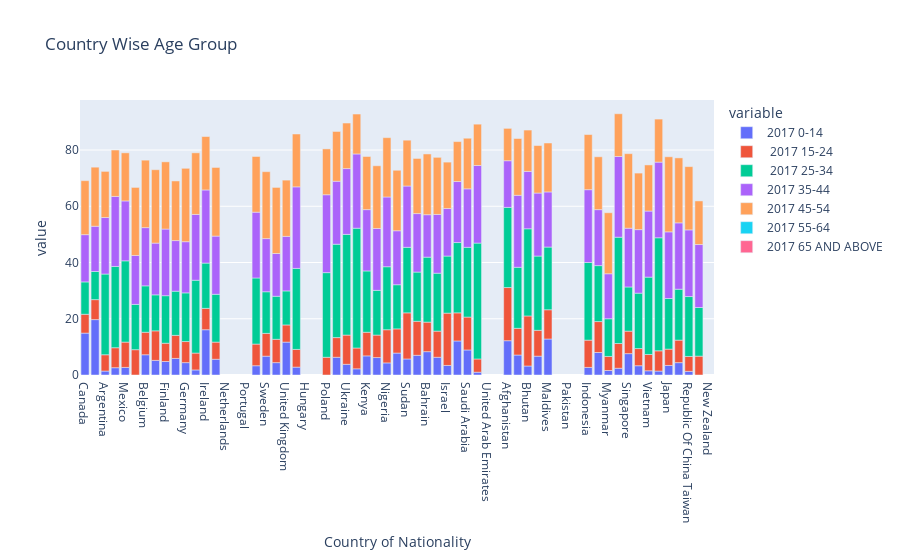

Write notebook code for a chart like this one.
### Code cell
cols = ['2017 0-14', ' 2017 15-24', ' 2017 25-34', '2017 35-44', '2017 45-54',
       '2017 55-64', '2017 65 AND ABOVE']
px.bar(df, df.index, cols,title='Country Wise Age Group')

### Figure 1 — Plotly figure (JSON) as saved in the notebook; plotly's stock layout.template omitted (floating-point values rounded to 4 significant figures)
{"data": [{"alignmentgroup": "True", "hovertemplate": "variable=2017 0-14<br>Country of Nationality=%{x}<br>value=%{y}<extra></extra>", "legendgroup": "2017 0-14", "marker": {"color": "#636efa", "pattern": {"shape": ""}}, "name": "2017 0-14", "offsetgroup": "2017 0-14", "orientation": "v", "showlegend": true, "textposition": "auto", "type": "bar", "x": ["Canada", "United States Of America", "Argentina", "Brazil", "Mexico", "Austria", "Belgium", "Denmark", "Finland", "France", "Germany", "Greece", "Ireland", "Italy", "Netherlands", "Norway", "Portugal", "Spain", "Sweden", "Switzerland", "United Kingdom", "Czech Rep.", "Hungary", "Kazakhstan", "Poland", "Russian Federation", "Ukraine", "Egypt", "Kenya", "Mauritius", "Nigeria", "South Africa", "Sudan", "Tanzania", "Bahrain", "Iraq", "Israel", "Oman", "Saudi Arabia", "Turkey", "United Arab Emirates", "Yemen", "Afghanistan", "Bangladesh", "Bhutan", "Iran", "Maldives", "Nepal", "Pakistan", "Sri Lanka", "Indonesia", "Malaysia", "Myanmar", "Philippines", "Singapore", "Thailand", "Vietnam", "China", "Japan", "Korea (Republic Of ", "Republic Of China Taiwan", "Australia", "New Zealand"], "xaxis": "x", "y": [14.9, 19.7, 1.4, 2.6, 2.7, null, 7.2, 5.2, 4.8, 5.9, 4.4, 1.8, 16.1, 5.6, null, null, null, 3.3, 6.7, 4.4, 11.7, 2.8, null, null, null, 6.3, 3.8, 2.2, 6.8, 6.2, 4.3, 7.8, 5.7, 7, 8.3, 6.3, 3.4, 12.1, 8.9, 1, null, null, 12.2, 7.1, 3.2, 6.7, 12.8, null, null, null, 2.7, 8, 1.6, 2.4, 7.6, 3.3, 1.5, 1.4, 3.4, 4.4, 1.3, null, null], "yaxis": "y"}, {"alignmentgroup": "True", "hovertemplate": "variable= 2017 15-24<br>Country of Nationality=%{x}<br>value=%{y}<extra></extra>", "legendgroup": " 2017 15-24", "marker": {"color": "#EF553B", "pattern": {"shape": ""}}, "name": " 2017 15-24", "offsetgroup": " 2017 15-24", "orientation": "v", "showlegend": true, "textposition": "auto", "type": "bar", "x": ["Canada", "United States Of America", "Argentina", "Brazil", "Mexico", "Austria", "Belgium", "Denmark", "Finland", "France", "Germany", "Greece", "Ireland", "Italy", "Netherlands", "Norway", "Portugal", "Spain", "Sweden", "Switzerland", "United Kingdom", "Czech Rep.", "Hungary", "Kazakhstan", "Poland", "Russian Federation", "Ukraine", "Egypt", "Kenya", "Mauritius", "Nigeria", "South Africa", "Sudan", "Tanzania", "Bahrain", "Iraq", "Israel", "Oman", "Saudi Arabia", "Turkey", "United Arab Emirates", "Yemen", "Afghanistan", "Bangladesh", "Bhutan", "Iran", "Maldives", "Nepal", "Pakistan", "Sri Lanka", "Indonesia", "Malaysia", "Myanmar", "Philippines", "Singapore", "Thailand", "Vietnam", "China", "Japan", "Korea (Republic Of ", "Republic Of China Taiwan", "Australia", "New Zealand"], "xaxis": "x", "y": [6.7, 7.1, 5.8, 7.1, 9, 9, 8, 10.5, 6.5, 8.2, 7.5, 6, 7.6, 6.1, null, null, null, 7.7, 8.1, 8.3, 6.1, 6.3, null, null, 6.3, 7, 10.4, 7.4, 8.4, 8, 11.8, 8.6, 16.4, 12.1, 10.5, 9.3, 18.6, 10, 11.7, 4.7, null, null, 18.9, 9.5, 17.8, 9.2, 10.4, null, null, null, 9.7, 11, 5, 8.8, 8, 6.1, 5.8, 7.2, 5.8, 8, 5.3, 6.7, null], "yaxis": "y"}, {"alignmentgroup": "True", "hovertemplate": "variable= 2017 25-34<br>Country of Nationality=%{x}<br>value=%{y}<extra></extra>", "legendgroup": " 2017 25-34", "marker": {"color": "#00cc96", "pattern": {"shape": ""}}, "name": " 2017 25-34", "offsetgroup": " 2017 25-34", "orientation": "v", "showlegend": true, "textposition": "auto", "type": "bar", "x": ["Canada", "United States Of America", "Argentina", "Brazil", "Mexico", "Austria", "Belgium", "Denmark", "Finland", "France", "Germany", "Greece", "Ireland", "Italy", "Netherlands", "Norway", "Portugal", "Spain", "Sweden", "Switzerland", "United Kingdom", "Czech Rep.", "Hungary", "Kazakhstan", "Poland", "Russian Federation", "Ukraine", "Egypt", "Kenya", "Mauritius", "Nigeria", "South Africa", "Sudan", "Tanzania", "Bahrain", "Iraq", "Israel", "Oman", "Saudi Arabia", "Turkey", "United Arab Emirates", "Yemen", "Afghanistan", "Bangladesh", "Bhutan", "Iran", "Maldives", "Nepal", "Pakistan", "Sri Lanka", "Indonesia", "Malaysia", "Myanmar", "Philippines", "Singapore", "Thailand", "Vietnam", "China", "Japan", "Korea (Republic Of ", "Republic Of China Taiwan", "Australia", "New Zealand"], "xaxis": "x", "y": [11.5, 10, 28.7, 28.9, 28.9, 16.1, 16.5, 12.8, 16.9, 15.7, 17.3, 25.9, 16.1, 17, null, null, null, 23.5, 14.8, 15.3, 12.1, 28.8, null, null, 30.1, 33.2, 35.8, 42.6, 21.8, 15.9, 22.4, 15.7, 23.3, 17.5, 23.1, 20.6, 20.3, 25, 24.8, 41.2, null, null, 28.5, 21.7, 31, 26.4, 22.3, null, null, null, 27.6, 19.9, 13.4, 37.8, 15.7, 19.7, 27.5, 40.2, 18, 18.1, 21.3, 17.3, null], "yaxis": "y"}, {"alignmentgroup": "True", "hovertemplate": "variable=2017 35-44<br>Country of Nationality=%{x}<br>value=%{y}<extra></extra>", "legendgroup": "2017 35-44", "marker": {"color": "#ab63fa", "pattern": {"shape": ""}}, "name": "2017 35-44", "offsetgroup": "2017 35-44", "orientation": "v", "showlegend": true, "textposition": "auto", "type": "bar", "x": ["Canada", "United States Of America", "Argentina", "Brazil", "Mexico", "Austria", "Belgium", "Denmark", "Finland", "France", "Germany", "Greece", "Ireland", "Italy", "Netherlands", "Norway", "Portugal", "Spain", "Sweden", "Switzerland", "United Kingdom", "Czech Rep.", "Hungary", "Kazakhstan", "Poland", "Russian Federation", "Ukraine", "Egypt", "Kenya", "Mauritius", "Nigeria", "South Africa", "Sudan", "Tanzania", "Bahrain", "Iraq", "Israel", "Oman", "Saudi Arabia", "Turkey", "United Arab Emirates", "Yemen", "Afghanistan", "Bangladesh", "Bhutan", "Iran", "Maldives", "Nepal", "Pakistan", "Sri Lanka", "Indonesia", "Malaysia", "Myanmar", "Philippines", "Singapore", "Thailand", "Vietnam", "China", "Japan", "Korea (Republic Of ", "Republic Of China Taiwan", "Australia", "New Zealand"], "xaxis": "x", "y": [16.8, 16.1, 20.1, 24.9, 21.3, 17.4, 20.7, 18.4, 23.7, 18, 18.2, 23.4, 26, 20.7, null, null, null, 23.4, 18.9, 15.2, 19.4, 29, null, null, 27.7, 22.4, 23.4, 26.4, 21.8, 22, 24.8, 19.2, 21.8, 20.8, 15.1, 20.9, 16.9, 21.7, 20.8, 27.6, null, null, 16.6, 25.6, 20.4, 22.4, 19.6, null, null, null, 25.9, 19.9, 16, 28.7, 20.9, 22.6, 23.5, 26.9, 23.7, 23.6, 23.7, 22.4, null], "yaxis": "y"}, {"alignmentgroup": "True", "hovertemplate": "variable=2017 45-54<br>Country of Nationality=%{x}<br>value=%{y}<extra></extra>", "legendgroup": "2017 45-54", "marker": {"color": "#FFA15A", "pattern": {"shape": ""}}, "name": "2017 45-54", "offsetgroup": "2017 45-54", "orientation": "v", "showlegend": true, "textposition": "auto", "type": "bar", "x": ["Canada", "United States Of America", "Argentina", "Brazil", "Mexico", "Austria", "Belgium", "Denmark", "Finland", "France", "Germany", "Greece", "Ireland", "Italy", "Netherlands", "Norway", "Portugal", "Spain", "Sweden", "Switzerland", "United Kingdom", "Czech Rep.", "Hungary", "Kazakhstan", "Poland", "Russian Federation", "Ukraine", "Egypt", "Kenya", "Mauritius", "Nigeria", "South Africa", "Sudan", "Tanzania", "Bahrain", "Iraq", "Israel", "Oman", "Saudi Arabia", "Turkey", "United Arab Emirates", "Yemen", "Afghanistan", "Bangladesh", "Bhutan", "Iran", "Maldives", "Nepal", "Pakistan", "Sri Lanka", "Indonesia", "Malaysia", "Myanmar", "Philippines", "Singapore", "Thailand", "Vietnam", "China", "Japan", "Korea (Republic Of ", "Republic Of China Taiwan", "Australia", "New Zealand"], "xaxis": "x", "y": [19.2, 21, 16.4, 16.5, 17.1, 24.2, 24, 26.1, 23.9, 21.2, 26.1, 21.9, 19, 24.4, null, null, null, 19.8, 23.8, 23.5, 20, 18.8, null, null, 16.3, 17.7, 16.2, 14.2, 18.9, 22.3, 21.1, 21.5, 16.3, 19.6, 21.6, 20.3, 16.5, 14.2, 18, 14.7, null, null, 11.5, 20.2, 14.7, 16.9, 17.4, null, null, null, 19.6, 18.8, 21.7, 15.2, 26.5, 20.1, 16.4, 15.3, 26.7, 23.1, 22.5, 15.5, null], "yaxis": "y"}, {"alignmentgroup": "True", "hovertemplate": "variable=2017 55-64<br>Country of Nationality=%{x}<br>value=%{y}<extra></extra>", "legendgroup": "2017 55-64", "marker": {"color": "#19d3f3", "pattern": {"shape": ""}}, "name": "2017 55-64", "offsetgroup": "2017 55-64", "orientation": "v", "showlegend": true, "textposition": "auto", "type": "bar", "x": ["Canada", "United States Of America", "Argentina", "Brazil", "Mexico", "Austria", "Belgium", "Denmark", "Finland", "France", "Germany", "Greece", "Ireland", "Italy", "Netherlands", "Norway", "Portugal", "Spain", "Sweden", "Switzerland", "United Kingdom", "Czech Rep.", "Hungary", "Kazakhstan", "Poland", "Russian Federation", "Ukraine", "Egypt", "Kenya", "Mauritius", "Nigeria", "South Africa", "Sudan", "Tanzania", "Bahrain", "Iraq", "Israel", "Oman", "Saudi Arabia", "Turkey", "United Arab Emirates", "Yemen", "Afghanistan", "Bangladesh", "Bhutan", "Iran", "Maldives", "Nepal", "Pakistan", "Sri Lanka", "Indonesia", "Malaysia", "Myanmar", "Philippines", "Singapore", "Thailand", "Vietnam", "China", "Japan", "Korea (Republic Of ", "Republic Of China Taiwan", "Australia", "New Zealand"], "xaxis": "x", "y": [null, null, null, null, null, null, null, null, null, null, null, null, null, null, null, null, null, null, null, null, null, null, null, null, null, null, null, null, null, null, null, null, null, null, null, null, null, null, null, null, null, null, null, null, null, null, null, null, null, null, null, null, null, null, null, null, null, null, null, null, null, null, null], "yaxis": "y"}, {"alignmentgroup": "True", "hovertemplate": "variable=2017 65 AND ABOVE<br>Country of Nationality=%{x}<br>value=%{y}<extra></extra>", "legendgroup": "2017 65 AND ABOVE", "marker": {"color": "#FF6692", "pattern": {"shape": ""}}, "name": "2017 65 AND ABOVE", "offsetgroup": "2017 65 AND ABOVE", "orientation": "v", "showlegend": true, "textposition": "auto", "type": "bar", "x": ["Canada", "United States Of America", "Argentina", "Brazil", "Mexico", "Austria", "Belgium", "Denmark", "Finland", "France", "Germany", "Greece", "Ireland", "Italy", "Netherlands", "Norway", "Portugal", "Spain", "Sweden", "Switzerland", "United Kingdom", "Czech Rep.", "Hungary", "Kazakhstan", "Poland", "Russian Federation", "Ukraine", "Egypt", "Kenya", "Mauritius", "Nigeria", "South Africa", "Sudan", "Tanzania", "Bahrain", "Iraq", "Israel", "Oman", "Saudi Arabia", "Turkey", "United Arab Emirates", "Yemen", "Afghanistan", "Bangladesh", "Bhutan", "Iran", "Maldives", "Nepal", "Pakistan", "Sri Lanka", "Indonesia", "Malaysia", "Myanmar", "Philippines", "Singapore", "Thailand", "Vietnam", "China", "Japan", "Korea (Republic Of ", "Republic Of China Taiwan", "Australia", "New Zealand"], "xaxis": "x", "y": [null, null, null, null, null, null, null, null, null, null, null, null, null, null, null, null, null, null, null, null, null, null, null, null, null, null, null, null, null, null, null, null, null, null, null, null, null, null, null, null, null, null, null, null, null, null, null, null, null, null, null, null, null, null, null, null, null, null, null, null, null, null, null], "yaxis": "y"}], "layout": {"barmode": "relative", "legend": {"title": {"text": "variable"}, "tracegroupgap": 0}, "title": {"text": "Country Wise Age Group"}, "xaxis": {"anchor": "y", "domain": [0, 1], "title": {"text": "Country of Nationality"}}, "yaxis": {"anchor": "x", "domain": [0, 1], "title": {"text": "value"}}}}
